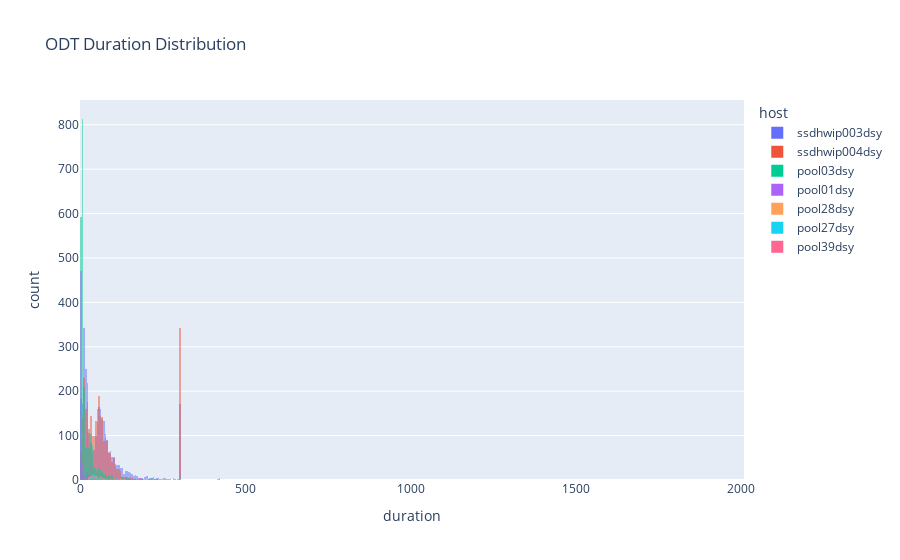

Notebook code cell kept with this figure:
### Markdown cell above
### ODT duration distribution per host

### Code cell
fig2 = px.histogram(df_odtresult,x=df_odtresult.duration,color='host',labels={'x':'elapsed time (min)', 'y':'count'},title='ODT Duration Distribution',barmode='overlay')
fig2.show()
po.plot(fig2, filename='ODT_duration_distribution.html', auto_open=True)

### Figure 1 — Plotly figure (JSON) as saved in the notebook; plotly's stock layout.template omitted (floating-point values rounded to 4 significant figures; data arrays with more than 128 entries replaced by an {"elided": "..."} marker saying what was removed)
{"data": [{"alignmentgroup": "True", "bingroup": "x", "hovertemplate": "host=ssdhwip003dsy<br>duration=%{x}<br>count=%{y}<extra></extra>", "legendgroup": "ssdhwip003dsy", "marker": {"color": "#636efa", "opacity": 0.5}, "name": "ssdhwip003dsy", "offsetgroup": "ssdhwip003dsy", "orientation": "v", "showlegend": true, "type": "histogram", "x": {"elided": "3295 int values"}, "xaxis": "x", "yaxis": "y"}, {"alignmentgroup": "True", "bingroup": "x", "hovertemplate": "host=ssdhwip004dsy<br>duration=%{x}<br>count=%{y}<extra></extra>", "legendgroup": "ssdhwip004dsy", "marker": {"color": "#EF553B", "opacity": 0.5}, "name": "ssdhwip004dsy", "offsetgroup": "ssdhwip004dsy", "orientation": "v", "showlegend": true, "type": "histogram", "x": {"elided": "3000 int values"}, "xaxis": "x", "yaxis": "y"}, {"alignmentgroup": "True", "bingroup": "x", "hovertemplate": "host=pool03dsy<br>duration=%{x}<br>count=%{y}<extra></extra>", "legendgroup": "pool03dsy", "marker": {"color": "#00cc96", "opacity": 0.5}, "name": "pool03dsy", "offsetgroup": "pool03dsy", "orientation": "v", "showlegend": true, "type": "histogram", "x": {"elided": "2303 int values"}, "xaxis": "x", "yaxis": "y"}, {"alignmentgroup": "True", "bingroup": "x", "hovertemplate": "host=pool01dsy<br>duration=%{x}<br>count=%{y}<extra></extra>", "legendgroup": "pool01dsy", "marker": {"color": "#ab63fa", "opacity": 0.5}, "name": "pool01dsy", "offsetgroup": "pool01dsy", "orientation": "v", "showlegend": true, "type": "histogram", "x": {"elided": "593 int values"}, "xaxis": "x", "yaxis": "y"}, {"alignmentgroup": "True", "bingroup": "x", "hovertemplate": "host=pool28dsy<br>duration=%{x}<br>count=%{y}<extra></extra>", "legendgroup": "pool28dsy", "marker": {"color": "#FFA15A", "opacity": 0.5}, "name": "pool28dsy", "offsetgroup": "pool28dsy", "orientation": "v", "showlegend": true, "type": "histogram", "x": [96, 84, 170, 38, 76, 205, 68, 37, 29, 300, 93, 43, 77, 102, 51, 50, 55, 44, 51, 124, 68, 34, 64, 46, 121, 52, 23, 37, 57, 58, 42, 125, 39, 37, 31, 29, 72, 69, 44, 40, 2, 61, 127, 118, 40, 49, 45, 39, 119, 62, 29, 55, 34, 83, 46, 41, 33, 73, 53, 38, 73, 34, 46, 51, 33, 33, 73, 62, 65, 62, 61, 46, 39, 26, 44, 147, 47, 68, 61, 103, 92, 40, 41, 27, 170, 77, 39, 26, 131, 128, 33, 47, 39, 107, 158, 50, 300, 160, 39, 131, 61, 48, 46, 133, 121, 110, 106, 35, 55, 34, 61, 109, 63, 91, 30, 92, 50, 122], "xaxis": "x", "yaxis": "y"}, {"alignmentgroup": "True", "bingroup": "x", "hovertemplate": "host=pool27dsy<br>duration=%{x}<br>count=%{y}<extra></extra>", "legendgroup": "pool27dsy", "marker": {"color": "#19d3f3", "opacity": 0.5}, "name": "pool27dsy", "offsetgroup": "pool27dsy", "orientation": "v", "showlegend": true, "type": "histogram", "x": [142, 105, 40, 93, 43, 33, 43, 42, 46, 43, 23, 19, 37, 300, 188, 71, 161, 88, 56, 19, 39, 120, 114, 41, 44, 45, 102, 34, 79, 70, 90, 133, 144, 151, 149, 212, 34, 43, 75, 64, 53, 42, 33, 39, 64, 96, 44, 44, 72, 42, 138, 68, 300, 52, 36, 51, 36, 136, 102, 41, 46, 113, 60, 48, 51, 73, 66, 58, 105, 98, 115, 54, 50, 108, 55, 76, 107, 112, 48, 210, 300, 61, 92, 222, 50, 82, 100, 128, 135, 300, 159, 52, 114, 50, 55], "xaxis": "x", "yaxis": "y"}, {"alignmentgroup": "True", "bingroup": "x", "hovertemplate": "host=pool39dsy<br>duration=%{x}<br>count=%{y}<extra></extra>", "legendgroup": "pool39dsy", "marker": {"color": "#FF6692", "opacity": 0.5}, "name": "pool39dsy", "offsetgroup": "pool39dsy", "orientation": "v", "showlegend": true, "type": "histogram", "x": [41, 223, 72, 119, 54, 85, 300, 33, 96, 1, 35, 52, 43, 36, 41, 40, 33, 43, 38, 109, 206, 49, 58, 98, 159, 112, 66, 81, 119, 125, 97, 67, 106, 88, 30, 43, 48], "xaxis": "x", "yaxis": "y"}], "layout": {"barmode": "overlay", "legend": {"title": {"text": "host"}, "tracegroupgap": 0}, "title": {"text": "ODT Duration Distribution"}, "xaxis": {"anchor": "y", "domain": [0, 1], "title": {"text": "duration"}}, "yaxis": {"anchor": "x", "domain": [0, 1], "title": {"text": "count"}}}}
